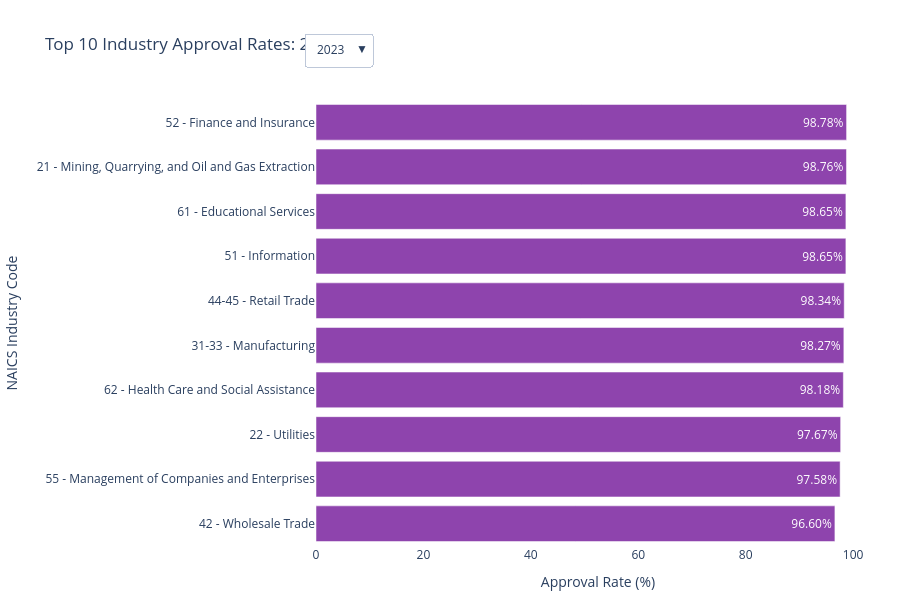

Notebook code cell kept with this figure:
### Code cell
# 1. Prepare and Clean Data
# Convert approvals to numeric if not already done
df['new_employment_approval_num'] = pd.to_numeric(
    df['new_employment_approval'].astype(str).str.replace(',', ''), 
    errors='coerce'
).fillna(0)

# Group by year and NAICS code
industry_summary = df.groupby(['fiscal_year', 'industry_(naics)_code']).agg({
    'new_employment_approval_num': 'sum',
    'new_employment_denial': 'sum'
}).reset_index()

# 2. Calculate Approval Rate (%)
industry_summary['total_petitions'] = (
    industry_summary['new_employment_approval_num'] + 
    industry_summary['new_employment_denial']
)

# Calculate the rate
industry_summary['approval_rate'] = (
    industry_summary['new_employment_approval_num'] / 
    industry_summary['total_petitions']
) * 100

# 3. Create the Interactive Plot
years = sorted(industry_summary['fiscal_year'].unique())
fig = go.Figure()

for year in years:
    year_data = industry_summary[industry_summary['fiscal_year'] == year]
    
    # Get top 10 industries by Approval Rate
    # Note: We sort by approval_rate to see the most successful sectors
    top_10 = year_data.nlargest(10, 'approval_rate').sort_values('approval_rate', ascending=True)
    
    fig.add_trace(
        go.Bar(
            y=top_10['industry_(naics)_code'].astype(str),
            x=top_10['approval_rate'],
            name=str(year),
            orientation='h',
            visible=(year == years[0]),
            marker=dict(color='#8e44ad'), # Purple theme for industry sector analysis
            text=top_10['approval_rate'].apply(lambda x: f"{x:.2f}%"),
            textposition='auto',
            hovertemplate="<b>Industry Code: %{y}</b><br>Approval Rate: %{x:.2f}%<br>Total Petitions: %{customdata}<extra></extra>",
            customdata=top_10['total_petitions']
        )
    )

# 4. Create Dropdown Buttons
buttons = []
for i, year in enumerate(years):
    visibility = [False] * len(years)
    visibility[i] = True
    buttons.append(dict(
        label=str(year),
        method="update",
        args=[{"visible": visibility},
              {"title": f"Top 10 Industry Approval Rates: {year}"}]
    ))

# 5. Final Layout
fig.update_layout(
    updatemenus=[dict(buttons=buttons, direction="down", showactive=True, x=0.1, y=1.15)],
    title=f"Top 10 Industry Approval Rates: {years[0]}",
    xaxis_title="Approval Rate (%)",
    yaxis_title="NAICS Industry Code",
    xaxis=dict(range=[0, 105]), # Fix axis to 100%
    height=600,
    margin=dict(l=200, r=20, t=100, b=50),
    template="plotly_white"
)

fig.show()

### Figure 1 — Plotly figure (JSON) as saved in the notebook; plotly's stock layout.template omitted (floating-point values rounded to 4 significant figures)
{"data": [{"customdata": [972, 619, 258, 7946, 8840, 4690, 7114, 16834, 161, 5235], "hovertemplate": "<b>Industry Code: %{y}</b><br>Approval Rate: %{x:.2f}%<br>Total Petitions: %{customdata}<extra></extra>", "marker": {"color": "#8e44ad"}, "name": "2023", "orientation": "h", "text": ["96.60%", "97.58%", "97.67%", "98.18%", "98.27%", "98.34%", "98.65%", "98.65%", "98.76%", "98.78%"], "textposition": "auto", "type": "bar", "visible": true, "x": [96.6, 97.58, 97.67, 98.18, 98.27, 98.34, 98.65, 98.65, 98.76, 98.78], "y": ["42 - Wholesale Trade", "55 - Management of Companies and Enterprises", "22 - Utilities", "62 - Health Care and Social Assistance", "31-33 - Manufacturing", "44-45 - Retail Trade", "51 - Information", "61 - Educational Services", "21 - Mining, Quarrying, and Oil and Gas Extraction", "52 - Finance and Insurance"]}, {"customdata": [517, 1340, 5069, 315, 16834, 9310, 13204, 444, 8130, 680], "hovertemplate": "<b>Industry Code: %{y}</b><br>Approval Rate: %{x:.2f}%<br>Total Petitions: %{customdata}<extra></extra>", "marker": {"color": "#8e44ad"}, "name": "2024", "orientation": "h", "text": ["97.87%", "98.06%", "98.19%", "98.41%", "98.66%", "98.75%", "98.87%", "98.87%", "99.15%", "99.26%"], "textposition": "auto", "type": "bar", "visible": false, "x": [97.87, 98.06, 98.19, 98.41, 98.66, 98.75, 98.87, 98.87, 99.15, 99.26], "y": ["53 - Real Estate and Rental and Leasing", "23 - Construction", "44-45 - Retail Trade", "21 - Mining, Quarrying, and Oil and Gas Extraction", "61 - Educational Services", "51 - Information", "31-33 - Manufacturing", "22 - Utilities", "52 - Finance and Insurance", "55 - Management of Companies and Enterprises"]}, {"customdata": [8855, 1398, 4996, 11667, 16041, 472, 8109, 10169, 227, 780], "hovertemplate": "<b>Industry Code: %{y}</b><br>Approval Rate: %{x:.2f}%<br>Total Petitions: %{customdata}<extra></extra>", "marker": {"color": "#8e44ad"}, "name": "2025", "orientation": "h", "text": ["96.83%", "97.00%", "97.86%", "98.23%", "98.27%", "98.31%", "98.53%", "98.64%", "98.68%", "99.49%"], "textposition": "auto", "type": "bar", "visible": false, "x": [96.83, 97.0, 97.86, 98.23, 98.27, 98.31, 98.53, 98.64, 98.68, 99.49], "y": ["62 - Health Care and Social Assistance", "42 - Wholesale Trade", "44-45 - Retail Trade", "31-33 - Manufacturing", "61 - Educational Services", "22 - Utilities", "52 - Finance and Insurance", "51 - Information", "21 - Mining, Quarrying, and Oil and Gas Extraction", "55 - Management of Companies and Enterprises"]}, {"customdata": [499, 1492, 180, 16387, 3675, 695, 107, 144, 128, 26], "hovertemplate": "<b>Industry Code: %{y}</b><br>Approval Rate: %{x:.2f}%<br>Total Petitions: %{customdata}<extra></extra>", "marker": {"color": "#8e44ad"}, "name": "2026", "orientation": "h", "text": ["96.79%", "97.05%", "97.22%", "97.46%", "97.47%", "97.99%", "98.13%", "98.61%", "99.22%", "100.00%"], "textposition": "auto", "type": "bar", "visible": false, "x": [96.79, 97.05, 97.22, 97.46, 97.47, 97.99, 98.13, 98.61, 99.22, 100], "y": ["23 - Construction", "52 - Finance and Insurance", "53 - Real Estate and Rental and Leasing", "54 - Professional, Scientific, and Technical Services", "31-33 - Manufacturing", "42 - Wholesale Trade", "55 - Management of Companies and Enterprises", "21 - Mining, Quarrying, and Oil and Gas Extraction", "22 - Utilities", "11 - Agriculture, Forestry, Fishing and Hunting"]}], "layout": {"height": 600, "margin": {"b": 50, "l": 200, "r": 20, "t": 100}, "title": {"text": "Top 10 Industry Approval Rates: 2023"}, "updatemenus": [{"buttons": [{"args": [{"visible": [true, false, false, false]}, {"title": "Top 10 Industry Approval Rates: 2023"}], "label": "2023", "method": "update"}, {"args": [{"visible": [false, true, false, false]}, {"title": "Top 10 Industry Approval Rates: 2024"}], "label": "2024", "method": "update"}, {"args": [{"visible": [false, false, true, false]}, {"title": "Top 10 Industry Approval Rates: 2025"}], "label": "2025", "method": "update"}, {"args": [{"visible": [false, false, false, true]}, {"title": "Top 10 Industry Approval Rates: 2026"}], "label": "2026", "method": "update"}], "direction": "down", "showactive": true, "x": 0.1, "y": 1.15}], "xaxis": {"range": [0, 105], "title": {"text": "Approval Rate (%)"}}, "yaxis": {"title": {"text": "NAICS Industry Code"}}}}
